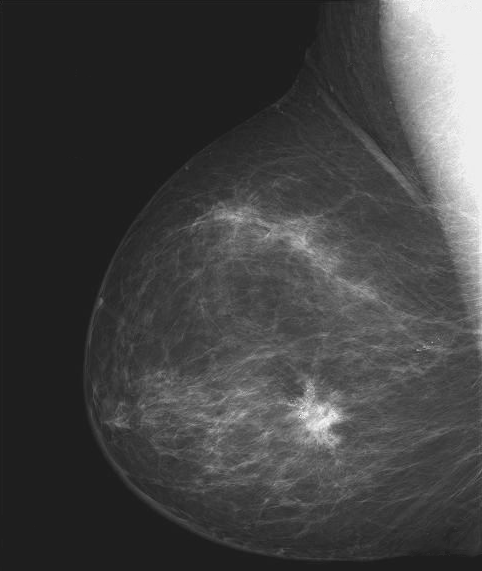
%> input picture lab3/lab3/assets/breastXray.tif, 482 x 571 px
$ octave lab3_task1.m   (GNU Octave 9; MATLAB toolbox functions it lacks are replaced by stand-ins)
%> lines starting %> are read from the running program, lines starting %| are printed output that depends on the picture
clear all;
close all;
clc;
imfinfo('assets/breastXray.tif')
f = imread('assets/breastXray.tif'); % 将图像数据读取到矩阵 f 中
%> f is the input picture: size 571x482 uint8; min 21, max 255, mean 66.7
imshow(f);

% check min and max intensity
[fmin, fmax] = bounds(f(:))
%> fmin = 21; fmax = 255

% test yourself: pixel intensity at (3,10)
pixel_val = f(3,10)
%> pixel_val = 28

% display right half of the image
[r, c] = size(f);
%> r = 571; c = 482
imshow(f(:, round(c/2):end));
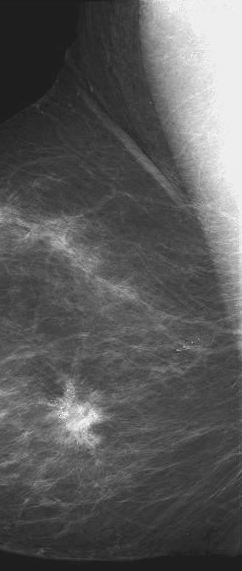
%> displayed picture: size 571x242, on the screen's scale of 0 to 255; min 26, max 255, mean 90.3

% task: create negative image
% map [0,1] to [1,0] to invert colors
g1 = imadjust(f, [0 1], [1 0]);
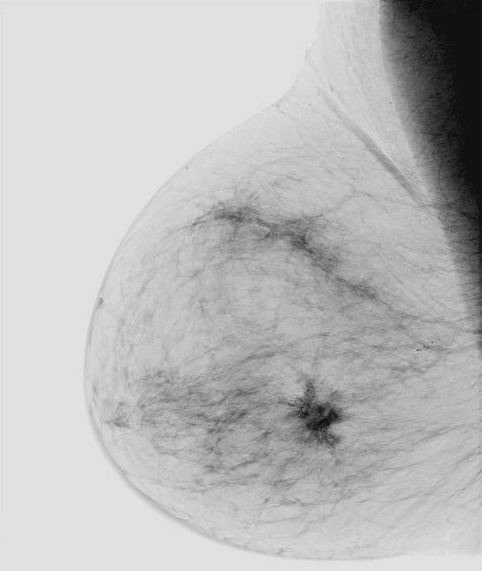
%> g1: size 571x482 uint8; min 0, max 234, mean 188.3
figure;
montage({f, g1});
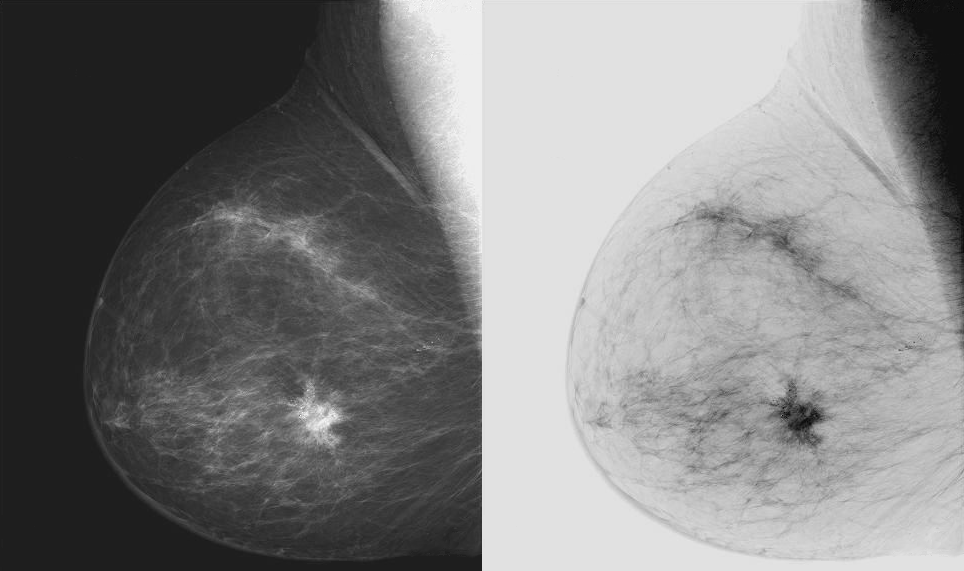
%> displayed picture: size 571x964, on the screen's scale of 0 to 255; min 0, max 255, mean 127.5

% show histogram of original image
figure;
imhist(f);
title('histogram of original image');
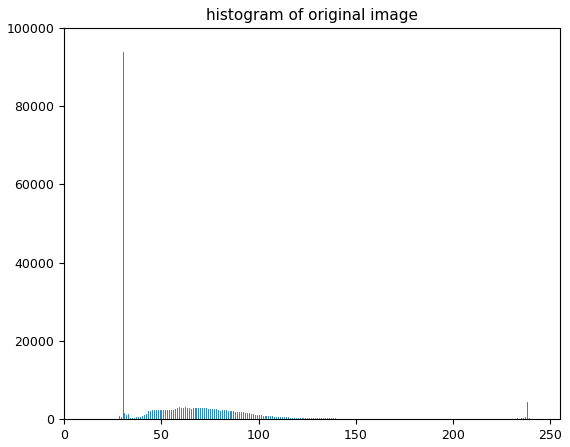
%> figure redrawn from the program's plot data; highest point at x = 30, y = 93879

% automatic contrast enhancement
g_hist = histeq(f);
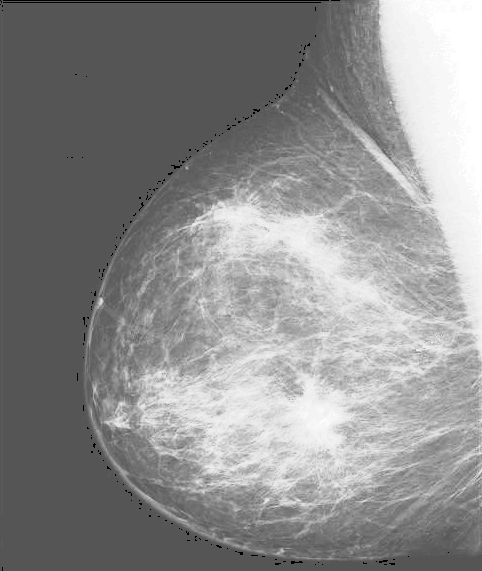
%> g_hist: size 571x482 uint8; min 0, max 255, mean 141

% show enhanced image and its histogram
figure;
subplot(1,2,1); imshow(g_hist); title('equalized image');
subplot(1,2,2); imhist(g_hist); title('equalized histogram');
%> after `title('equalized histogram')`:
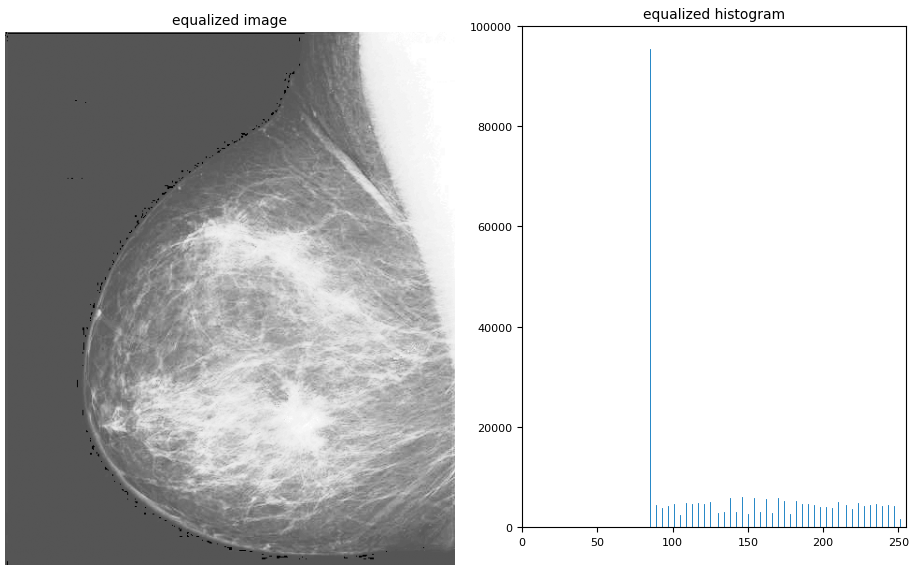
%> figure redrawn from the program's plot data, 2 panels

% save the result to your assets folder
imwrite(g_hist, 'assets/breastXray_enhanced.tif');
